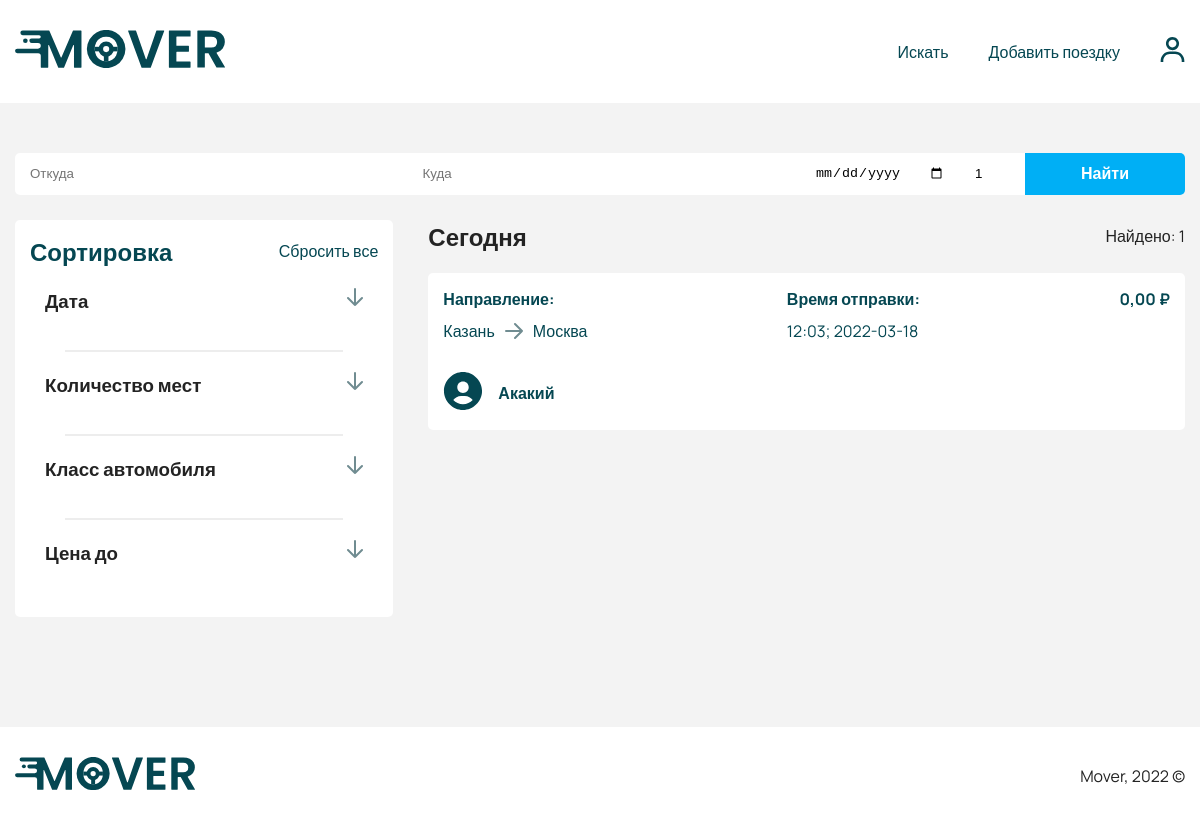
The page /search.php on the database as committed earlier.
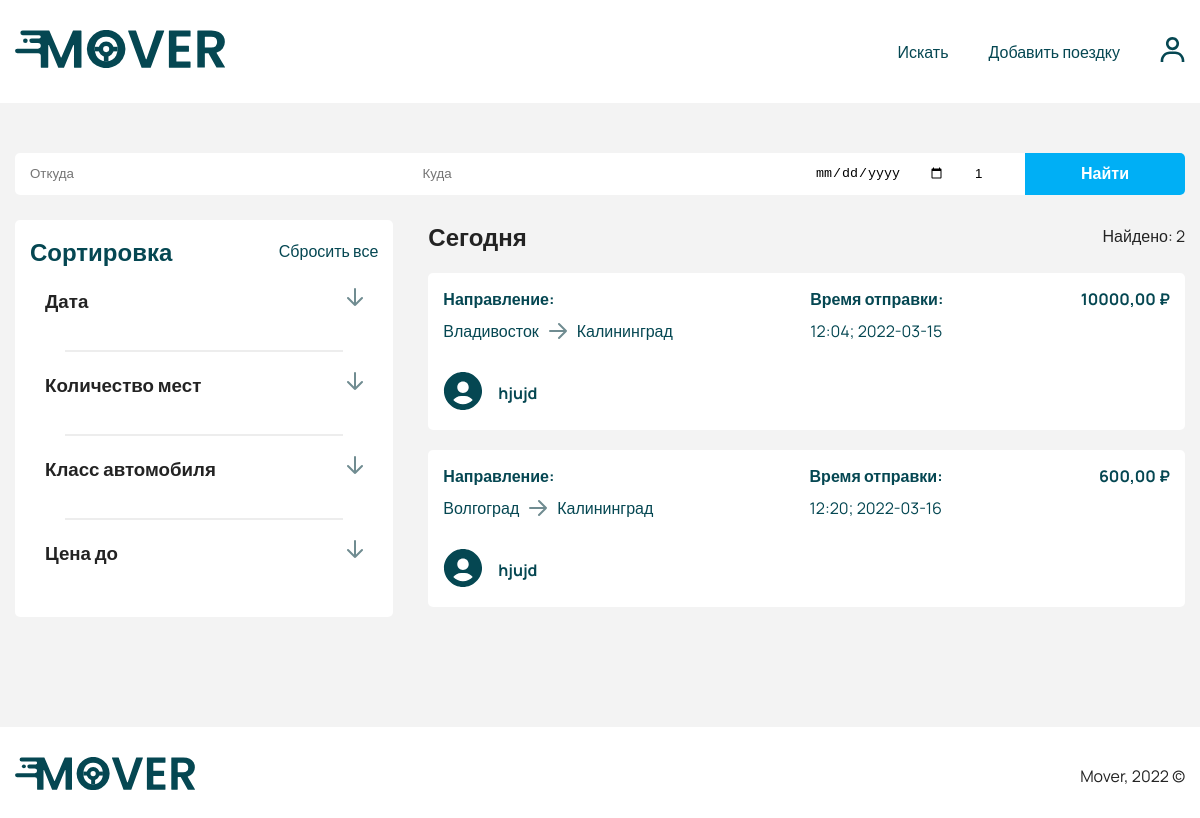
The same page on the database as committed later.
### tables this page shows
CREATE TABLE `trip` (
  `id` int(11) NOT NULL,
  `from` varchar(255) DEFAULT NULL,
  `to` varchar(255) DEFAULT NULL,
  `time` varchar(255) DEFAULT NULL,
  `date` varchar(255) DEFAULT NULL,
  `price` int(11) DEFAULT '0',
  `car_seats` int(11) DEFAULT NULL,
  `car_id` int(11) DEFAULT NULL,
  `user_id` int(11) DEFAULT NULL,
  `status_id` int(11) NOT NULL DEFAULT '1',
  `created_at` timestamp NOT NULL DEFAULT CURRENT_TIMESTAMP
);

CREATE TABLE `users` (
  `id` int(11) NOT NULL,
  `email` varchar(255) DEFAULT NULL,
  `password` varchar(255) DEFAULT NULL,
  `phone` varchar(255) DEFAULT NULL,
  `first_name` varchar(255) DEFAULT NULL,
  `last_name` varchar(255) DEFAULT NULL,
  `mid_name` varchar(255) DEFAULT NULL,
  `photo_url` varchar(255) DEFAULT 'user.svg',
  `rides` int(11) DEFAULT '0',
  `rating` double DEFAULT NULL,
  `car_id` int(11) DEFAULT '1',
  `role_id` int(11) DEFAULT '1',
  `created_at` timestamp NULL DEFAULT CURRENT_TIMESTAMP
);

### app/QueryDataBase.php (called while the page is built, shortened)
<?php
class QueryDataBase
{
    protected $link;
    private function connect(): void
    {
        try {
            $host = "localhost";
            $dbname = "mover_db";
            $username = "root";
            $password = "";
            $dsn = "mysql:host=$host;dbname=$dbname;charset=utf8;";
        } catch (PDOException $err) {
            die("Ошибка выполнения скрипта: " . $err->getMessage());
        }
    }
    public function query(string $sql)
    {
        $statement = $this->getLink()->prepare($sql);
        $statement->execute();
        return $statement;
    }
    public function getLink()
    {
        return $this->link;
    }
    public function setLink($link): QueryDataBase
    {
        $this->link = $link;
        return $this;
    }
}

### search.php (the view, shortened to what this page needs)
<?php
require('app/QueryDataBase.php');
$database = new QueryDataBase();
require('app/models/Trip.php');
?>
<!doctype html>
<html lang="en">
<head>
    <?php require('app/snippets/head.php'); ?>
</head>
<body>
<?php require('app/snippets/header.php'); ?>
<section class="section section-single search">
    <div class="container">
        <header class="search-header">
            <form action="?" class="form banner-form search-form" method="post" name="search">
                <input type="text" class="input banner__input first" name="from" placeholder="Откуда">
                <input type="text" class="input banner__input" name="to" placeholder="Куда">
                <input type="date" class="input banner__input" name="date">
                <input type="text" class="input banner__input" name="quantity" value="1">
                <button class="button banner__button last">Найти</button>
            </form>
        </header>
        <div class="section-content search-content">
            <div class="grid search-grid">
                <div class="filter">
                    <ul class="accordion filter-accordion">
                        <div class="filter-header">
                            <h2 class="filter__title">Сортировка</h2>
                            <a href="#" class="filter__reset">Сбросить все</a>
                        </div>
                        <li class="accordion-item">
                            <div class="accordion-header">
                                <h3 class="accordion-header__title">
                                    Дата
                                </h3>
                                <div class="accordion__button">
                                    <img src="assets/images/icons/down-arrow.svg" alt="arrow" class="accordion__arrow">
                                </div>
                            </div>
                            <div class="accordion-content">
                                <p class="accordion-content__text">
                                    <input type="date" class="input form__input" id="routeDate" placeholder=" ">
                                </p>
                            </div>
                        </li>
                        <hr>
                        <li class="accordion-item">
                            <div class="accordion-header">
                                <h3 class="accordion-header__title">
                                    Количество мест
                                </h3>
                                <div class="accordion__button">
                                    <img src="assets/images/icons/down-arrow.svg" alt="arrow" class="accordion__arrow">
                                </div>
                            </div>
                            <div class="accordion-content">
                                <select class="input form__input">
                                    <option value="1">1</option>
                                </select>
                            </div>
                        </li>
                        <hr>
                        <li class="accordion-item">
                            <div class="accordion-header">
                                <h3 class="accordion-header__title">
                                    Класс автомобиля
                                </h3>
                                <div class="accordion__button">
                                    <img src="assets/images/icons/down-arrow.svg" alt="arrow" class="accordion__arrow">
                                </div>
                            </div>
                            <div class="accordion-content">
                                <select class="input form__input">
                                    <option value="Эконом">Эконом</option>
                                </select>
                            </div>
                        </li>
                        <hr>
                        <li class="accordion-item">
                            <div class="accordion-header">
                                <h3 class="accordion-header__title">
                                    Цена до
                                </h3>
                                <div class="accordion__button">
                                    <img src="assets/images/icons/down-arrow.svg" alt="arrow" class="accordion__arrow">
                                </div>
                            </div>
                            <div class="accordion-content">
                                <div class="form__group">
                                    <input type="input" class="input form__input" id="routePrice" placeholder=" ">
                                </div>
                            </div>
                        </li>
                    </ul>
                </div>
                <div class="result">
                    <?php $trips = $database->query("SELECT *, trip.id AS trip_id FROM `trip` INNER JOIN `users` ON `trip`.`user_id` = `users`.`id`")->fetchAll(PDO::FETCH_ASSOC); ?>
                    <ul class="result-wrapper">
                        <li class="result-info">
                            <h2 class="result__title">Сегодня</h2>
                            <p class="result__num">Найдено: <?php echo count($trips); ?></p>
                        </li>
                        <?php foreach ($trips as $trip): ?>
                        <a href="/trip.php?id=<?php echo $trip['trip_id']; ?>">
                            <li class="route">
                                <header class="route-header">
                                    <div class="route-info">
                                        <h4 class="route__title">Направление:</h4>
                                        <div class="route-way">
                                            <p class="route-dist"><?php echo $trip['from']; ?></p>
                                            <img src="assets/images/icons/arrow.svg" alt="arrow" class="arrow">
                                            <p class="route-dist"><?php echo $trip['to']; ?></p>
                                        </div>
                                    </div>
                                    <div class="route-duration">
                                        <h4 class="route__title">Время отправки:</h4>
                                        <p class="route__duration"><?php echo $trip['time']; ?>; <?php echo $trip['date']; ?></p>
                                    </div>
                                    <p class="price route-price"><?php echo $trip['price']; ?>,00 ₽</p>
                                </header>
                                <footer class="route-footer">
                                    <div class="user">
                                        <div class="user-photo">
                                            <img src="assets/images/avatar/<?php echo $trip['photo_url']; ?>" alt="avatar" class="user__img">
                                        </div>
                                        <div class="user-info">
                                            <h4 class="user__name"><?php echo $trip['first_name']; ?></h4>
                                        </div>
                                    </div>
                                </footer>
                            </li>
                        </a>
                        <?php endforeach; ?>
                    </ul>
                </div>
            </div>
        </div>
    </div>
</section>
<footer class="footer">
    <div class="container">
        <div class="footer-content">
            <div class="footer-logo">
                <img src="assets/images/icons/logo.svg" alt="logo" class="logo">
            </div>
            <p class="footer__text">Mover, 2022 &copy;</p>
        </div>
    </div>
</footer>
</body>
</html>

### app/snippets/head.php (shortened to what this page needs)
<link rel="stylesheet" href="assets/css/style.css">

### app/snippets/header.php
<header class="header" id="header">
    <div class="container">
        <div class="header-content">
            <div class="logo-wrapper">
                <img src="assets/images/icons/logo.svg" alt="logo" class="logo">
            </div>
            <nav class="nav">
                <ul class="header-menu">
                    <li class="menu__item menu-item">
                        <a href="/search.php" class="menu-item__link">Искать</a>
                    </li>
                    <li class="menu__item menu-item">
                        <a href="/create-trip.php" class="menu-item__link">Добавить поездку</a>
                    </li>
                    <li class="menu__item menu-item">
                        <a href="/profile.php" class="menu-item__link"> <img src="assets/images/icons/user.svg" alt="logo"
                                                                  class="menu-item__img"> </a>
                    </li>
                </ul>
            </nav>
        </div>
    </div>
</header>

Rows that differ between the two databases and show on the page:
removed trip: from "Казань", to "Москва", time "12:03", date "2022-03-18", price "0", user.photo_url (placeholder picture), user.first_name "Акакий"
added trip: from "Владивосток", to "Калининград", time "12:04", date "2022-03-15", price "10000", user.photo_url (placeholder picture), user.first_name "hjujd"
added trip: from "Волгоград", to "Калининград", time "12:20", date "2022-03-16", price "600", user.photo_url (placeholder picture), user.first_name "hjujd"
Other text that changed with them:
count($trips): "1" → "2"
